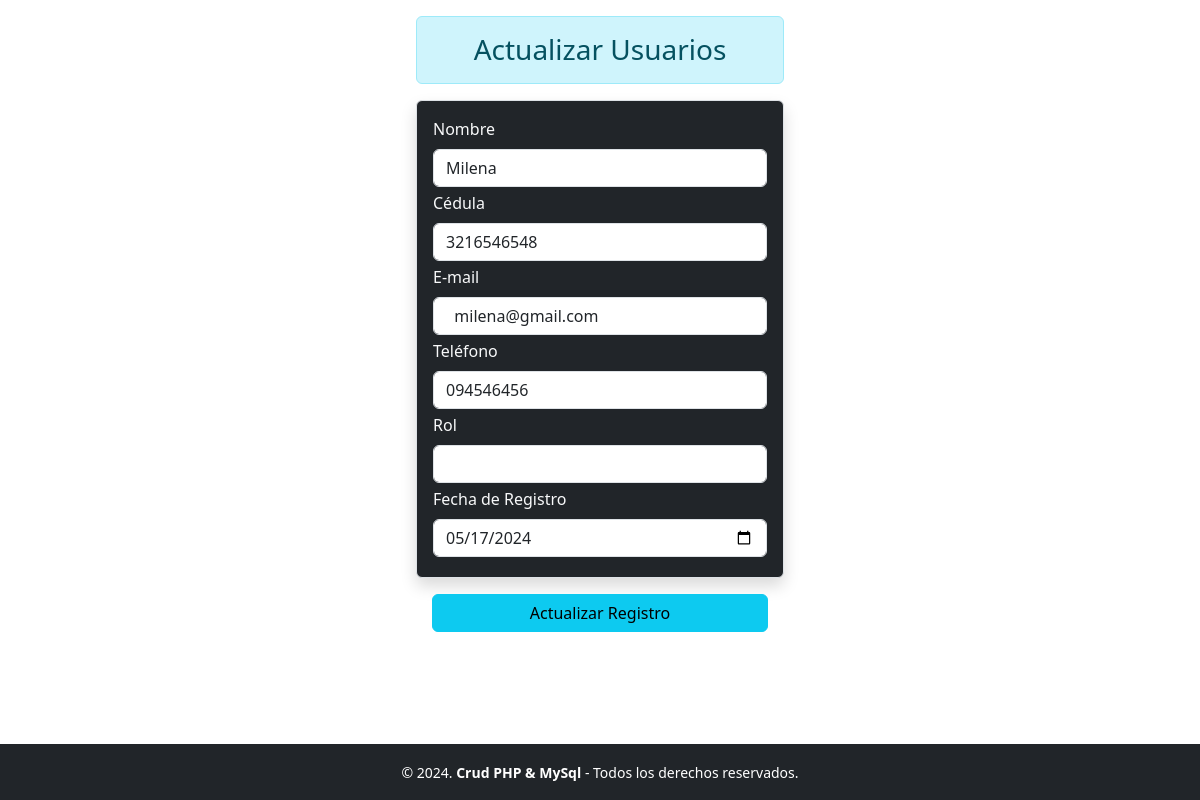
The page /modificar.php?id=2 on the database its author committed.
### tables this page shows
CREATE TABLE `usuarios` (
  `id` int(100) NOT NULL,
  `nombre` varchar(200) NOT NULL,
  `cedula` varchar(10) NOT NULL,
  `correo` varchar(150) NOT NULL,
  `telefono` varchar(10) NOT NULL,
  `fecha_registro` date NOT NULL
);

### modificar.php (the view, shortened to what this page needs)
<?php
include "conexion.php";
$id = $_GET["id"];
$sql = $conexion->query("select *from usuarios where id =$id");
?>
<!DOCTYPE html>
<html lang="es">
<head>
    <link href="https://cdn.jsdelivr.net/npm/bootstrap@5.3.2/dist/css/bootstrap.min.css" rel="stylesheet">
    <link href="https://getbootstrap.com/docs/5.3/assets/css/docs.css" rel="stylesheet">
    <link href="https://cdn.jsdelivr.net/npm/bootstrap@5.3.3/dist/css/bootstrap.min.css" rel="stylesheet">
</head>
<body>
    <form class="col-4 p-3 m-auto" method="POST">
        <h3 class="text-center alert alert-info"> Actualizar Usuarios</h3>
        <?php
        include "controlador/modificar_user.php";
        while ($datos = $sql->fetch_object()) { ?>
            <div class="bg-dark p-3 border rounded shadow">
                <div class="mb-1">
                    <label for="exampleInputEmail1" class="form-label  text-light">Nombre</label>
                    <input type="text" class="form-control" name="nombre" value="<?= $datos->nombre ?>">
                </div>
                <div class="mb-1">
                    <label for="exampleInputPassword1" class="form-label text-light">Cédula</label>
                    <input type="text" class="form-control" name="cedula" value="<?= $datos->cedula ?>">
                </div>
                <div class="mb-1">
                    <label for="exampleInputPassword1" class="form-label text-light">E-mail</label>
                    <input type="text" class="form-control" name="correo" value="<?= $datos->correo ?>">
                </div>
                <div class="mb-1">
                    <label for="exampleInputPassword1" class="form-label text-light">Teléfono</label>
                    <input type="text" class="form-control" name="telefono" value="<?= $datos->telefono ?>">
                </div>
                <div class="mb-1">
                    <label for="exampleInputPassword1" class="form-label text-light">Rol</label>
                    <input type="text" class="form-control" name="rol" value="<?= $datos->rol ?>">
                </div>
                <div class="mb-1">
                    <label for="exampleInputPassword1" class="form-label text-light">Fecha de Registro</label>
                    <input type="date" class="form-control" name="fecha_registro" value="<?= $datos->fecha_registro ?>">
                </div>
            </div>
        <?php
        }
        ?>
        <div class="d-grid p-3">
            <button type="submit" class="btn btn-info" name="btnregistro" value="ok">Actualizar Registro</button>
        </div>
    </form>
    <footer class="text-center text-bg-dark mt-auto py-3 fixed-bottom">
        <small>&copy; 2024. <b>Crud PHP & MySql</b> - Todos los derechos reservados.</small>
    </footer>
</body>
</html>

### rows shown on the page
usuarios: nombre "Milena", cedula "3216546548", correo "milena@gmail.com", telefono "094546456", fecha_registro "05/17/2024"
